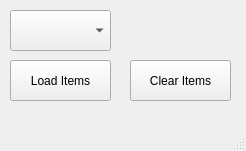
<?xml version="1.0" encoding="UTF-8"?>
<ui version="4.0">
 <class>MainWindow</class>
 <widget class="QMainWindow" name="MainWindow">
  <property name="geometry">
   <rect>
    <x>0</x>
    <y>0</y>
    <width>246</width>
    <height>151</height>
   </rect>
  </property>
  <property name="windowTitle">
   <string>MainWindow</string>
  </property>
  <widget class="QWidget" name="centralwidget">
   <widget class="QComboBox" name="cbSehirler">
    <property name="geometry">
     <rect>
      <x>10</x>
      <y>10</y>
      <width>101</width>
      <height>41</height>
     </rect>
    </property>
   </widget>
   <widget class="QLabel" name="lblResult">
    <property name="geometry">
     <rect>
      <x>130</x>
      <y>10</y>
      <width>101</width>
      <height>41</height>
     </rect>
    </property>
    <property name="text">
     <string/>
    </property>
   </widget>
   <widget class="QPushButton" name="btnClearItems">
    <property name="geometry">
     <rect>
      <x>130</x>
      <y>60</y>
      <width>101</width>
      <height>41</height>
     </rect>
    </property>
    <property name="text">
     <string>Clear Items</string>
    </property>
   </widget>
   <widget class="QPushButton" name="btnLoadItems">
    <property name="geometry">
     <rect>
      <x>10</x>
      <y>60</y>
      <width>101</width>
      <height>41</height>
     </rect>
    </property>
    <property name="text">
     <string>Load Items</string>
    </property>
   </widget>
  </widget>
  <widget class="QMenuBar" name="menubar">
   <property name="geometry">
    <rect>
     <x>0</x>
     <y>0</y>
     <width>246</width>
     <height>21</height>
    </rect>
   </property>
  </widget>
  <widget class="QStatusBar" name="statusbar"/>
 </widget>
 <resources/>
 <connections/>
</ui>
